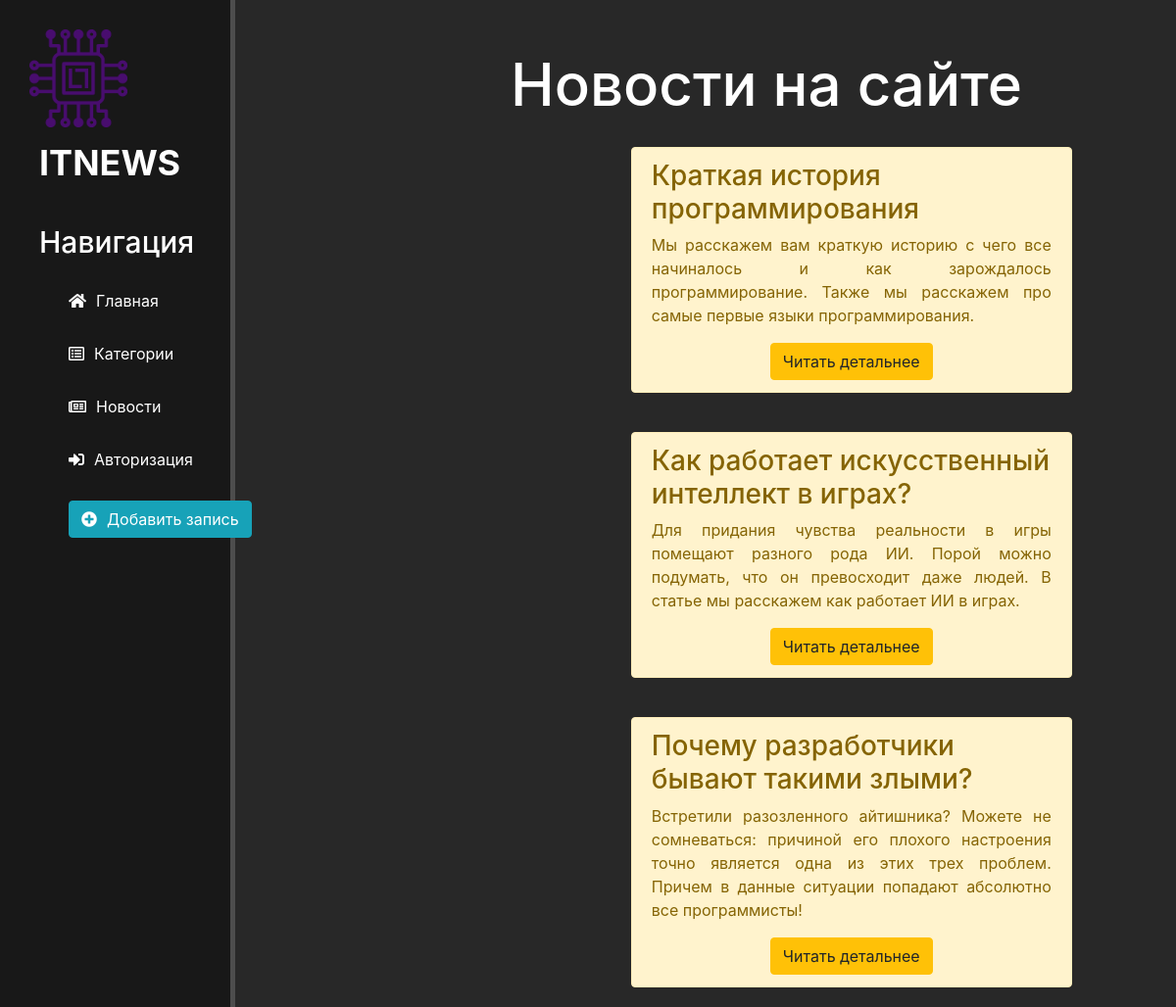
Before: /news/ with the older database file.
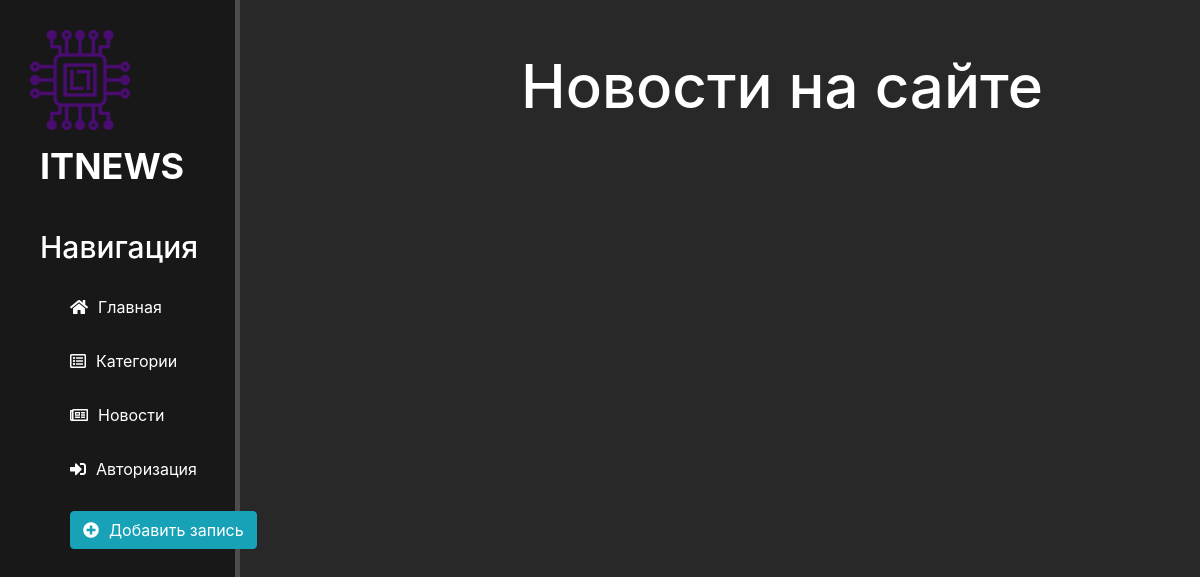
After: the same page with the newer database file.
### news/models.py (models this page shows, shortened)
class Articles(models.Model):
    title = models.CharField('Название', max_length=100)
    anons = models.TextField('Анонс')
    full_text = models.TextField('Статья')
    date = models.DateField('Дата публикации')
    categorys = [
        (1, 'Программирование'),
        (2, 'Современные технологии'),
        (3, 'Кибербезопасность'),
        (4, 'Игры и игровые консоли')
    ]
    category = models.ForeignKey(Category, verbose_name="Категория", related_name="products", on_delete=models.CASCADE)
    slug = AutoSlugField(populate_from='title')
    class Meta:
        verbose_name = 'Новость'
        verbose_name_plural = 'Новости'

### news/views.py (the view)
# urls.py: path('', views.news_home, name ='news_home'),
def news_home(request, category_slug=None):
    category = None
    categories = Category.objects.all()
    news = Articles.objects.order_by('date')
    if category_slug:
        category = get_object_or_404(Category, slug=category_slug)
        news = Articles.objects.filter(category=category)
    return render(request, 'news/news_home.html',
                  {'news': news, 'categories': categories})

### news/templates/news/news_home.html (shortened to what this page needs)
{% extends 'main/layout.html' %}
{% block content %}
    <div class="content">
        <h1>Новости на сайте</h1>
        {% for el in news %}
            <div class="alert alert-warning news">
                <h3 class="text-left">{{ el.title }}</h3>
                <p>{{ el.anons }}</p>
                <a href="{% url 'news_detail' el.slug %}" class="btn btn-warning text-center">Читать детальнее</a>
            </div>
        {% endfor %}
    </div>
{%endblock%}

### main/templates/main/layout.html (shortened to what this page needs)
{% load static %}
<!doctype html>
<html lang="en">
<head>
    <link rel="stylesheet" href="https://cdnjs.cloudflare.com/ajax/libs/animate.css/4.1.1/animate.min.css" />
        <link rel="stylesheet" href="https://maxcdn.bootstrapcdn.com/bootstrap/4.0.0/css/bootstrap.min.css">
    <link rel="stylesheet" href="{% static 'main/css/main.css' %}">
    <link rel="stylesheet" href="https://use.fontawesome.com/releases/v5.8.2/css/all.css">
</head>
<body>
    <aside>
        <img src="{% static 'main/img/logo.png'%}" alt="">
        <span class="logo">ITNEWS</span>
        <h3>Навигация</h3>
        <ul>
            <li><a href="{% url 'home' %}"><i class="fas fa-home"></i>Главная</a></li>
            <li><a href="{% url 'category' %}"><i class="far fa-list-alt"></i>Категории</a></li>
            <li><a href="{% url 'news_home' %}"><i class="far fa-newspaper"></i>Новости</a></li>
            {% if request.user.is_authenticated %}
                <li> <a href="{% url 'logout' %}" title="Выход из аккаунта"><i class="fas fa-sign-out-alt"></i>Выход</a></li>
            {% else %}
                <li><a href="{% url 'login' %}"><i class="fas fa-sign-in-alt"></i>Авторизация</a></li>
            {% endif %}
            <li><a href="{% url 'create' %}"><button class ="btn btn-info"style="color: white"><i class="fas fa-plus-circle"></i>Добавить запись</button></a></li>
        </ul>
    </aside>
    <main>
    {% block content %} {% endblock %}
    </main>
</body>
</html>

### main/static/main/css/main.css (style rules this page uses)
body { background:#282828; }
aside { float:left; background:#181818; width: 20%; padding: 2.5%; height: 100vmax; color:white; border-right:5px solid #4d4d4d; position: fixed; }
aside img { width: 100px; }
aside .logo { font-size: 36px; margin-left: 10px; font-weight: bold; position: relative; bottom: -9px; }
aside h3 { margin-top: 45px; font-size: 30px; margin-left:10px; }
aside ul { list-style: none }
aside ul li a { color: white; display: block; margin-top: 30px; text-decoration:none; transition: transform .6s ease; }
aside ul li i { margin-right: 10px }
.content { float: left; color: white; margin-top: 50px; text-align: center; width: 72%; margin-left:350px; }
.content h1 { font-size:60px; }

Changed rows visible on the page:
removed Articles: title "Краткая история программирования", anons "Мы расскажем вам краткую историю с чего все начиналось и как зарождалось программирование. Также мы расскажем про самые первые языки программирования."
removed Articles: title "Как работает искусственный интеллект в играх?", anons "Для придания чувства реальности в игры помещают разного рода ИИ. Порой можно подумать, что он превосходит даже людей. В статье мы расскажем как работает ИИ в играх."
removed Articles: title "Почему разработчики бывают такими злыми?", anons "Встретили разозленного айтишника? Можете не сомневаться: причиной его плохого настроения точно является одна из этих трех проблем. Причем в данные ситуации попадают абсолютно все программисты!"
